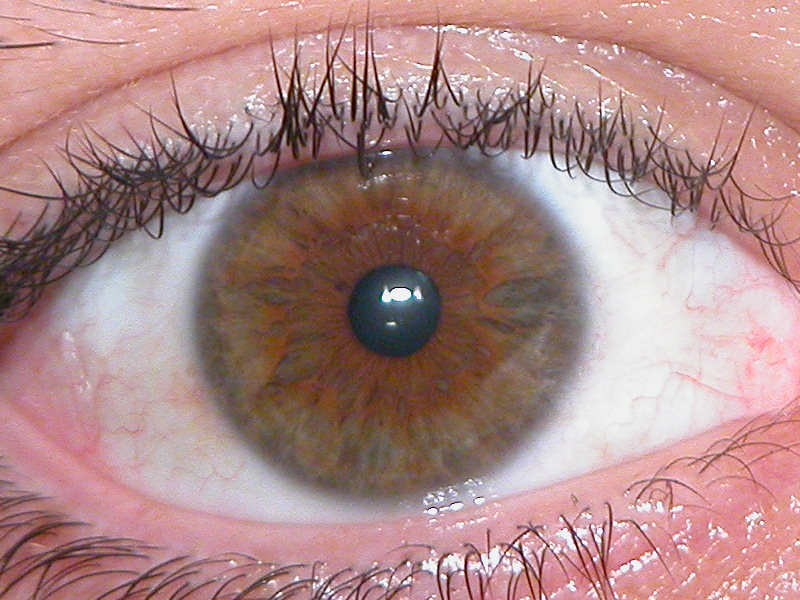
#> input picture colorImages/iris.jpg, 800 x 600 px
$ jupyter execute Ex2_Iris2.ipynb   (shell and % lines are left out)   (Python 2 division)
#> lines starting #> are read from the running program, lines starting #| are printed output that depends on the picture; long printed decimals are rounded
[cell 1]
import cv2
import numpy as np
from matplotlib import pyplot as plt

# Auxiliar Functions

[cell 2]
def invertChannels(img):
    b,g,r = cv2.split(img) # split channels
    return cv2.merge([r,g,b]) # merge in rgb order to display with matplotlib

[cell 3]
# power law tranformation
def power_law_lut(c, g):
    table = np.zeros(256,'uint8')

    table = np.array([( c * (i / 255.0) ** g) * 255 for i in np.arange(0, 256)]).astype("uint8")

    return np.array([table.astype('uint8')])

[cell 4]
# mean square error
def mse(imageA, imageB):
    # the 'Mean Squared Error' between the two images is the
    # sum of the squared difference between the two images;
    # NOTE: the two images must have the same dimension
    err = np.sum((imageA.astype("float") - imageB.astype("float")) ** 2)
    err /= float(imageA.shape[0] * imageA.shape[1])

    # return the MSE, the lower the error, the more "similar"
    return err

# Iris

[cell 5]
img = cv2.imread('../colorImages/iris.jpg')
#> img is the input picture: shape (600, 800, 3); mean B, G, R 135.4, 136.6, 172.2
img1 = cv2.imread('../colorImages/iris_1.jpg')
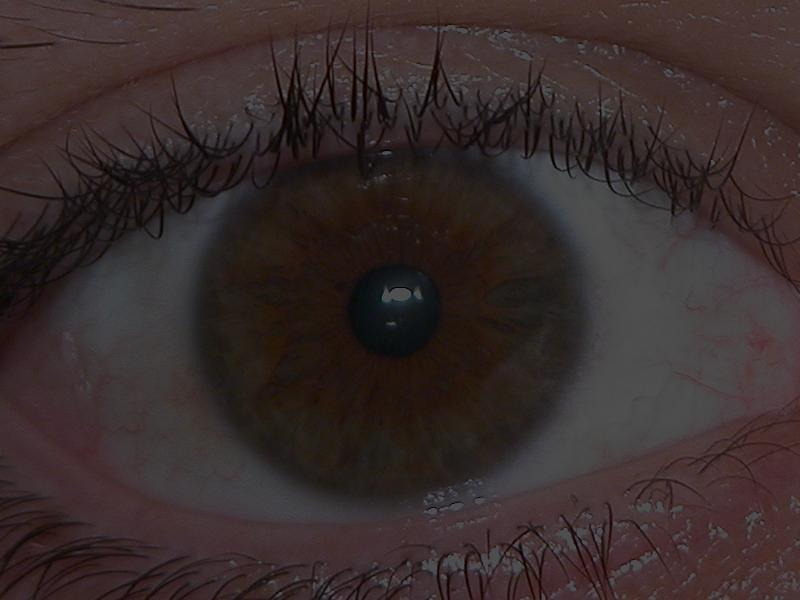
#> input picture colorImages/iris_1.jpg, 800 x 600 px
#> img1 is the input picture: shape (600, 800, 3); mean B, G, R 44, 44.4, 55.9
img2 = cv2.imread('../colorImages/iris_2.jpg')
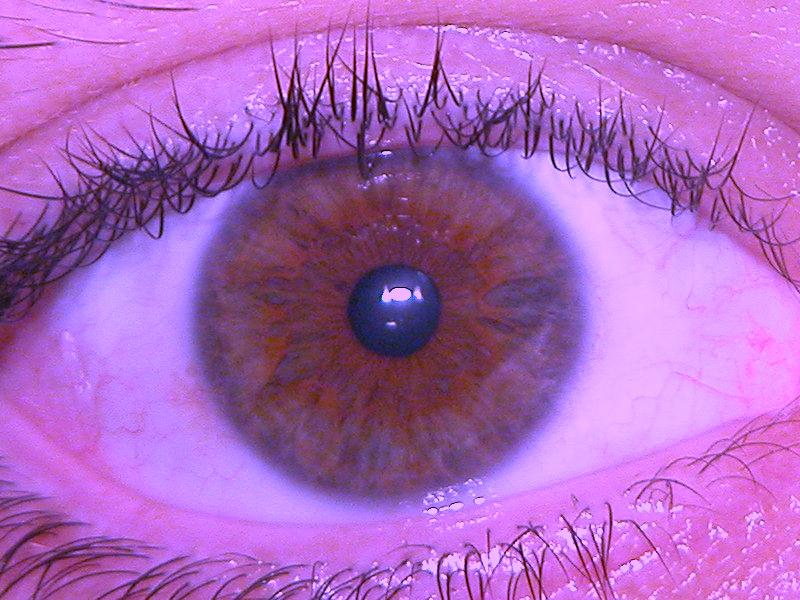
#> input picture colorImages/iris_2.jpg, 800 x 600 px
#> img2 is the input picture: shape (600, 800, 3); mean B, G, R 188.6, 102.6, 172.2
img3 = cv2.imread('../colorImages/iris_3.jpg')
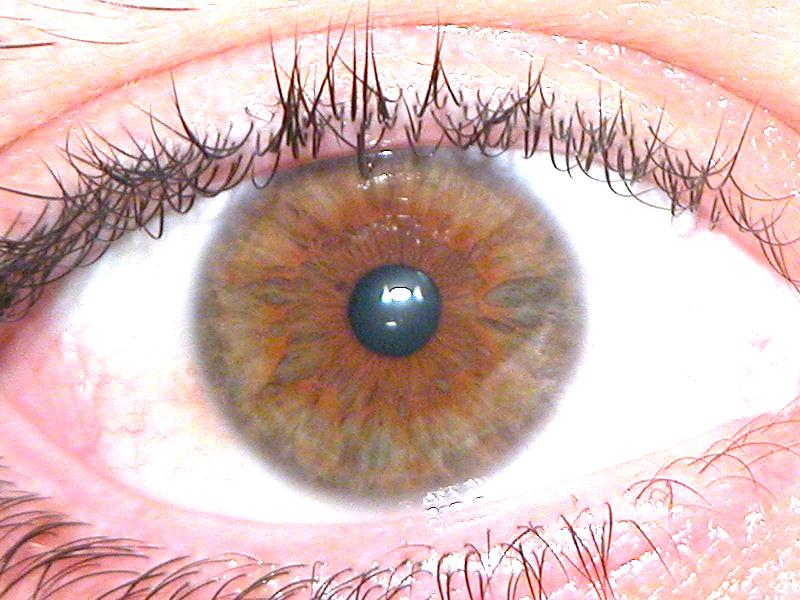
#> input picture colorImages/iris_3.jpg, 800 x 600 px
#> img3 is the input picture: shape (600, 800, 3); mean B, G, R 182.6, 186, 216.1
img4 = cv2.imread('../colorImages/iris_4.jpg')
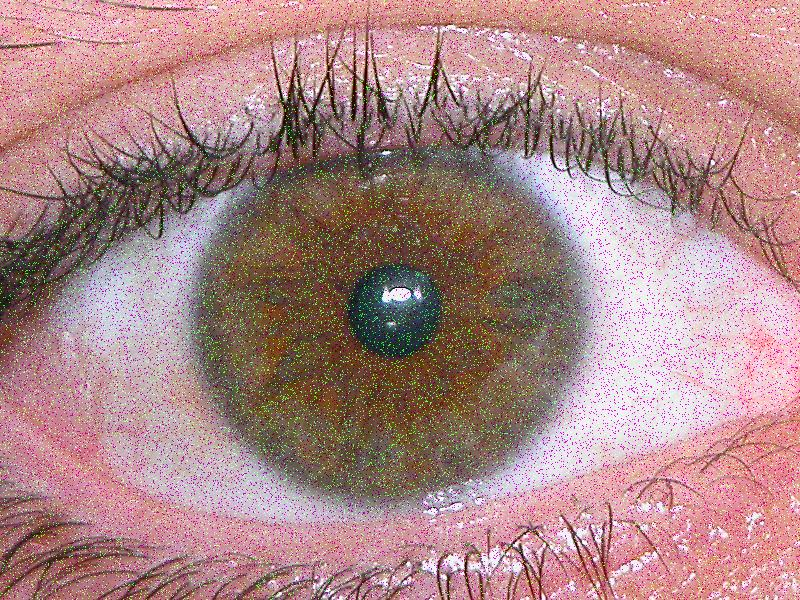
#> input picture colorImages/iris_4.jpg, 800 x 600 px
#> img4 is the input picture: shape (600, 800, 3); mean B, G, R 135.3, 135.2, 171.4

plt.figure(figsize=(10,5))

plt.subplot(121)
plt.imshow(invertChannels(img))

plt.subplot(122)
color = ('b','g','r')
for i,col in enumerate(color):
    histr = cv2.calcHist([img],[i],None,[256],[0,256])
    plt.plot(histr,color = col)
    plt.xlim([0,256])
#> figure, not shown here; panel 2: curve peaks at x = 153, y = 4289; panel 2: curve peaks at x = 149, y = 4602; panel 2: curve peaks at x = 204, y = 5432

[cell 6]
plt.figure(figsize=(10,20))

plt.subplot(423);plt.imshow(invertChannels(img2))
plt.subplot(424)
for i,col in enumerate(color):
    histr = cv2.calcHist([img2],[i],None,[256],[0,256])
    plt.plot(histr,color = col)
    plt.xlim([0,256])
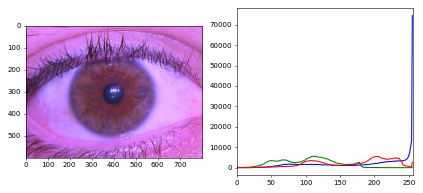
#> figure drawn by matplotlib, 2 panels; panel 2: curve peaks at x = 255, y = 74528; panel 2: curve peaks at x = 112, y = 5659; panel 2: curve peaks at x = 202, y = 5521

# Iris_2 Image filtering

[cell 7]
histr = cv2.calcHist([img2],[0],None,[256],[0,256])
#> histr = 256 values, max 74528 at index 255, min 8 at index 1, mean 1875
plt.plot(histr,color = 'b')
plt.xlim([0,256])
#> Out = (0, 256)
#> figure, not shown here; curve peaks at x = 255, y = 74528

[cell 8]
dft = cv2.dft(np.float32(img2[:,:,0]),flags = cv2.DFT_COMPLEX_OUTPUT)
dft_shift = np.fft.fftshift(dft)

magnitude_spectrum = 20*np.log(cv2.magnitude(dft_shift[:,:,0],dft_shift[:,:,1]))

plt.subplot(121),plt.imshow(img2[:,:,0], cmap = 'gray')
plt.title('Input Image'), plt.xticks([]), plt.yticks([])
plt.subplot(122),plt.imshow(magnitude_spectrum, cmap = 'gray')
plt.title('Magnitude Spectrum'), plt.xticks([]), plt.yticks([])
plt.show()

[cell 9]
plt.figure(figsize=(10,10))
b,g,r = cv2.split(img) # split channels
img2r = cv2.merge([r,g,g])
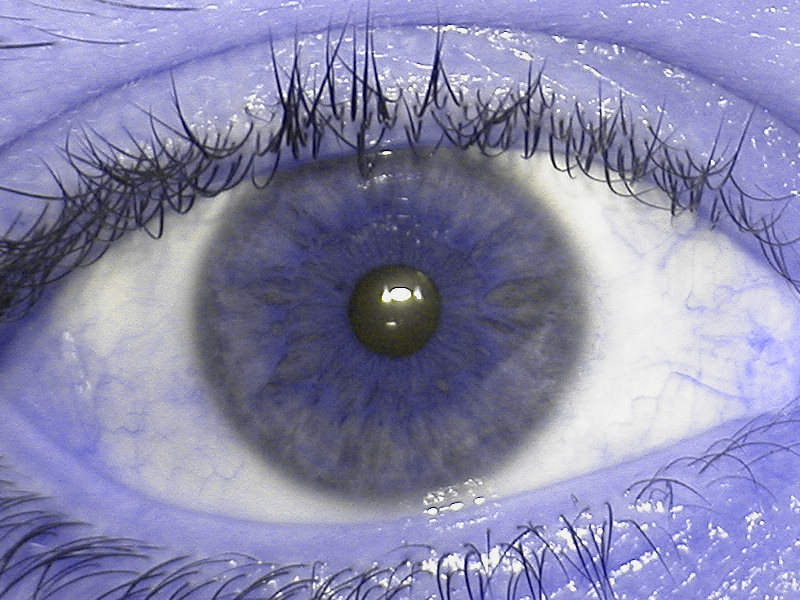
#> img2r: shape (600, 800, 3); mean of channels 0, 1, 2 172.2, 136.6, 136.6; drawn as B, G, R
plt.subplot(121)
plt.imshow(img2r)

[cell 10]
color = ('r','g','b')
for i,col in enumerate(color):
    histr = cv2.calcHist([img2r],[i],None,[256],[0,256])
    plt.plot(histr,color = col)
    plt.xlim([0,256])
#> figure, not shown here; curve peaks at x = 204, y = 5432; curve peaks at x = 149, y = 4602; curve peaks at x = 149, y = 4602

[cell 11]
# mean square error comparation
print "MSE between Original and Iris2: %s" % mse(img,img2)
#> in mse, `err = np.sum((imageA.astype("float") - imageB.astype("float")) ** 2)`: err = 2.23e+09
#> in mse, `err /= float(imageA.shape[0] * imageA.shape[1])`: err = 4641.2
#| MSE between Original and Iris2: 4641.250
print "MSE between Original and Iris enchanced: %s" % mse(img,img2r)
#| MSE between Original and Iris enchanced: 3893.867

# HSL space

[cell 12]
# Convert BGR to HSV
img2_hsv = cv2.cvtColor(img2, cv2.COLOR_BGR2HSV)
#> img2_hsv: shape (600, 800, 3); mean H, S, V 144.9, 122.7, 193.8

[cell 13]
h,s,v = cv2.split(img2_hsv)
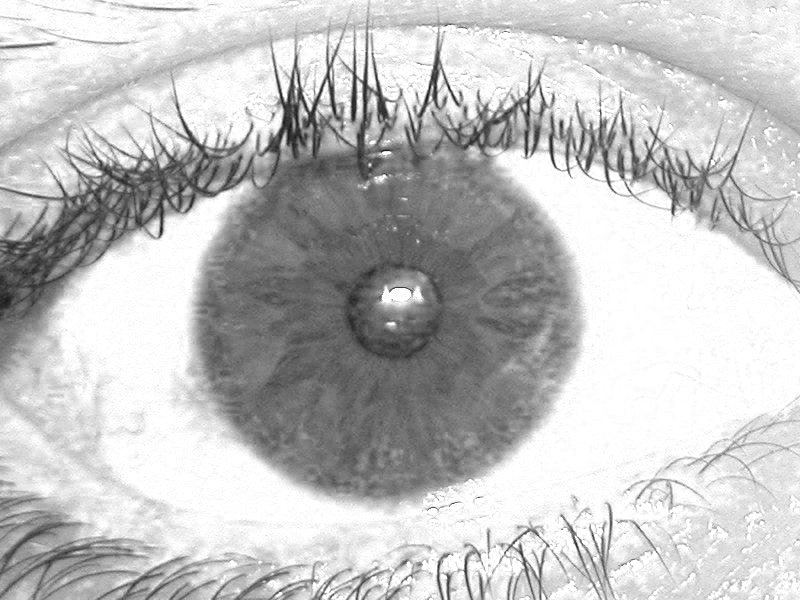
#> v: shape (600, 800); min 18, max 255, mean 193.8

[cell 14]
plt.subplot(131)
histr = cv2.calcHist([h],[0],None,[256],[0,256])
#> histr = 256 values, max 32966 at index 143, min 0 at index 17, mean 1875
plt.plot(histr,color = 'b')
plt.xlim([0,256])

plt.subplot(132)
histr = cv2.calcHist([s],[0],None,[256],[0,256])
#> histr = 256 values, max 13287 at index 126, min 0 at index 0, mean 1875
plt.plot(histr,color = 'r')
plt.xlim([0,256])

plt.subplot(133)
histr = cv2.calcHist([v],[0],None,[256],[0,256])
#> histr = 256 values, max 74770 at index 255, min 0 at index 0, mean 1875
plt.plot(histr,color = 'g')
plt.xlim([0,256])
#> Out = (0, 256)
#> figure, not shown here; panel 1: curve peaks at x = 143, y = 32966; panel 2: curve peaks at x = 126, y = 13287; panel 3: curve peaks at x = 255, y = 74770

[cell 15]
# Convert BGR to HSV
img_hsv = cv2.cvtColor(img, cv2.COLOR_BGR2HSV)
#> img_hsv: shape (600, 800, 3); mean H, S, V 82.8, 68.4, 173.3
h,s,v = cv2.split(img_hsv)
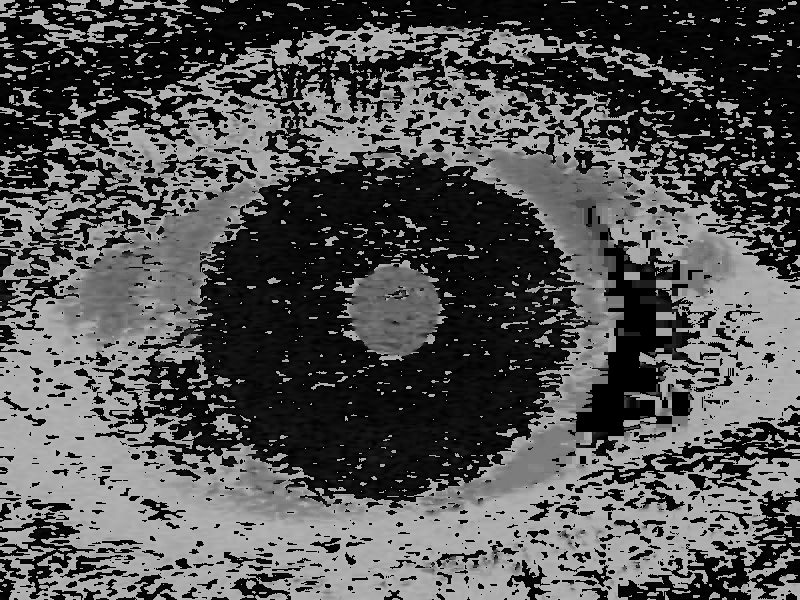
#> h: shape (600, 800); min 0, max 179, mean 82.8
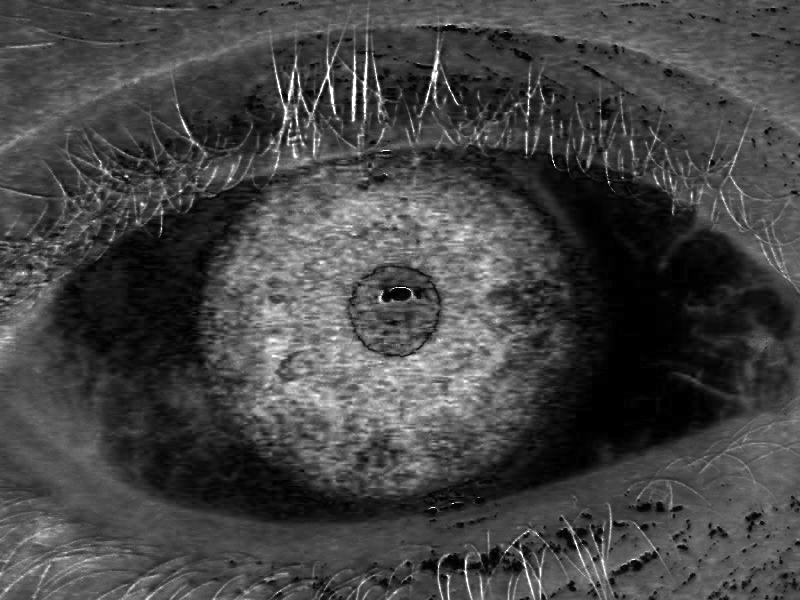
#> s: shape (600, 800); min 0, max 255, mean 68.4

[cell 16]
plt.subplot(131)
histr = cv2.calcHist([h],[0],None,[256],[0,256])
#> histr = 256 values, max 29415 at index 0, min 0 at index 44, mean 1875
plt.plot(histr,color = 'b')
plt.xlim([0,256])

plt.subplot(132)
histr = cv2.calcHist([s],[0],None,[256],[0,256])
#> histr = 256 values, max 9244 at index 0, min 0 at index 253, mean 1875
plt.plot(histr,color = 'r')
plt.xlim([0,256])

plt.subplot(133)
histr = cv2.calcHist([v],[0],None,[256],[0,256])
#> histr = 256 values, max 5415 at index 206, min 0 at index 0, mean 1875
plt.plot(histr,color = 'g')
plt.xlim([0,256])
#> Out = (0, 256)
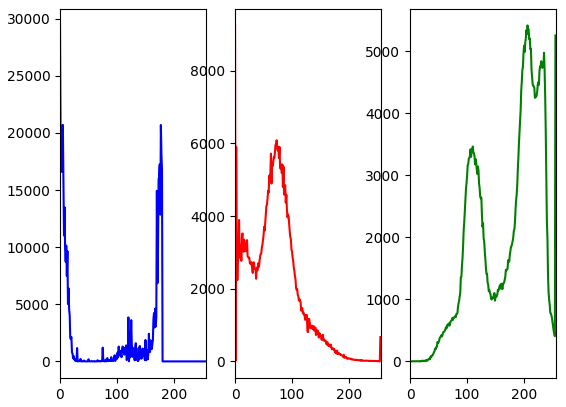
#> figure drawn by matplotlib, 3 panels; panel 1: curve peaks at x = 0, y = 29415; panel 2: curve peaks at x = 0, y = 9244; panel 3: curve peaks at x = 206, y = 5415
